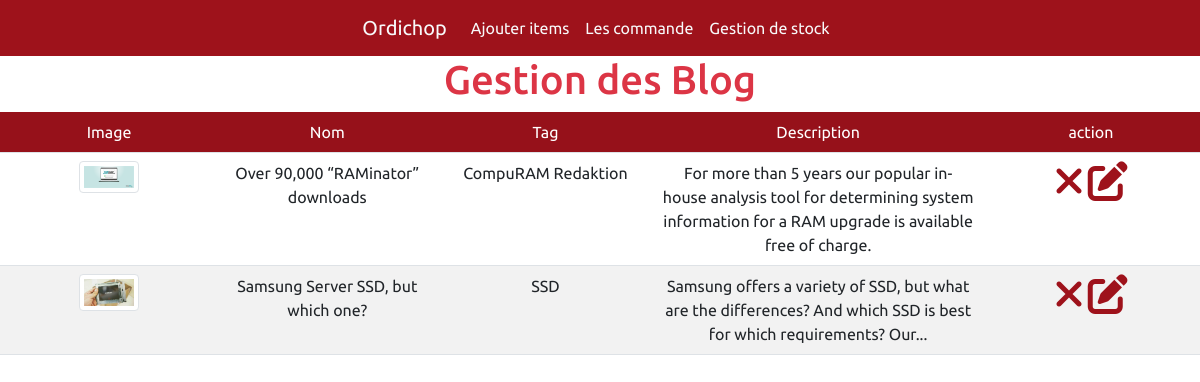
The app's page /admin/Gestion_des_blog.php (signed in) with its own data.
### tables this page shows
CREATE TABLE IF NOT EXISTS `blog` (
  `id_blog` int(11) NOT NULL AUTO_INCREMENT,
  `nom_blog` varchar(225) NOT NULL,
  `tag_blog` varchar(225) NOT NULL,
  `img_blog` varchar(1000) NOT NULL,
  `dateNew_blog` date NOT NULL,
  `description_blog` varchar(1000) NOT NULL,
  PRIMARY KEY (`id_blog`)
);

### admin/Gestion_des_blog.php (the view, shortened to what this page needs)
<?php
include "incAdmin/hedear.php";
?>
<h1 align="center" class="text-danger">Gestion des Blog</h1>
<?php
include "../inc/db.php";
$sql = $db->prepare("SELECT * from blog");
$sql->execute();
$tab = $sql->fetchAll();
if (empty($_GET['mdf'])) {
?>
    <table class='table table-striped mt-2'>
        <tr class="bg-cl text-white row-12">
            <td class="col-2">Image</td>
            <td class="col-2">Nom</td>
            <td class="col-2">Tag</td>
            <td class="col-3">Description</td>
            <td class="col-2">action</td>
        </tr>
        <?php foreach ($tab as $val) { ?>
            <tr>
                <td><img src="image/<?= $val['img_blog'] ?>" alt="" class="img-thumbnail imgg"> </td>
                <td><?= $val['nom_blog'] ?></td>
                <td><?= $val['tag_blog'] ?></td>
                <td><?= $val['description_blog'] ?></td>
                <td>
                    <a href="?sepp=<?= $val['id_blog'] ?>" onclick='return confirm("Voulez-vous supprimer Offre") '><i class="fa-solid fa-xmark"></i></a>
                    <a href="?mdf=<?= $val['id_blog'] ?>"><i class="fa-solid fa-pen-to-square"></i></a>
                </td>
            </tr>
        <?php } ?>
    </table>
<?php }
?>

### admin/css/style.css (style rules this page uses)
body { background-color: #f3f3f3; }
.bg-cl { background-color: #9e121b; }
i { color: #9e121b; font-size: 40px; }
table { text-align: center; }
.imgg { width: 30%; }

### admin/css/dash.css (style rules this page uses)
* { font-family: "Ubuntu", sans-serif; margin: 0; padding: 0; box-sizing: border-box; }
:root { --blue: #9e121b; --white: #fff; --gray: #f3f3f3; --black1: #222; --black2: #999; }

### records on screen
blog: img_blog (picture), nom_blog "Over 90,000 “RAMinator” downloads", tag_blog "CompuRAM Redaktion", description_blog "For more than 5 years our popular in-house analysis tool for determining system information for a RAM upgrade is available free of charge."
blog: img_blog (picture), nom_blog "Samsung Server SSD, but which one?", tag_blog "SSD", description_blog "Samsung offers a variety of SSD, but what are the differences? And which SSD is best for which requirements? Our..."
